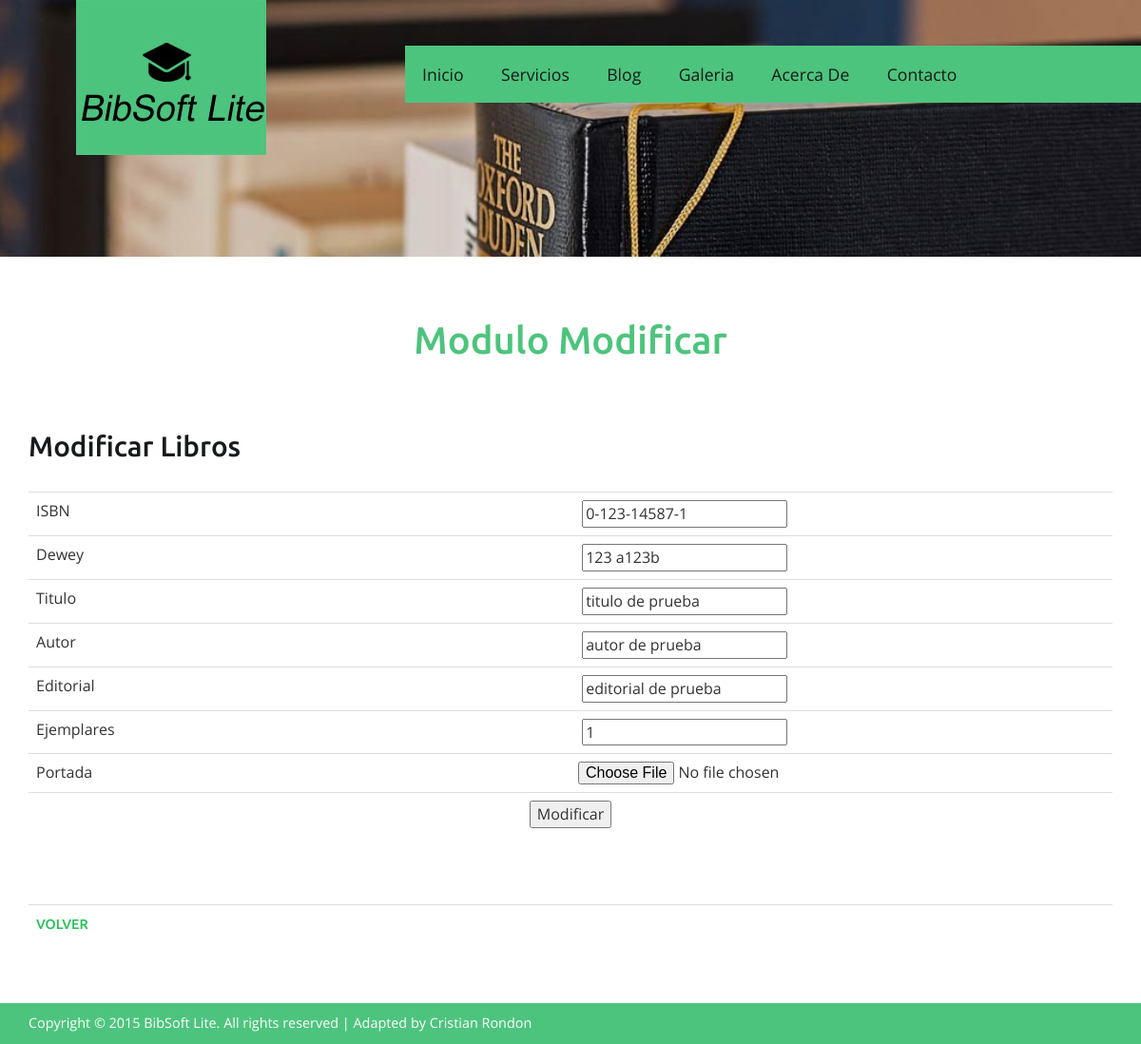
Page /modificar_libros.php?id=2 (signed in) on the committed database.
### tables this page shows
CREATE TABLE IF NOT EXISTS `libros` (
  `id_libro` int(9) NOT NULL AUTO_INCREMENT,
  `isbn` varchar(20) NOT NULL,
  `dewey` varchar(30) NOT NULL,
  `titulo` varchar(100) NOT NULL,
  `autor` varchar(100) NOT NULL,
  `editorial` varchar(100) NOT NULL,
  `ejemplares` int(4) NOT NULL,
  `imagen_libro` varchar(100) NOT NULL,
  PRIMARY KEY (`id_libro`)
);

### modificar_libros.php (the view, shortened to what this page needs)
<?Php
include("conexion.php");
$rst_libros=mysql_query("select * from libros WHERE id_libro=". $_REQUEST["id"]. ";" ,$conexion);
$fila_libro=mysql_fetch_array($rst_libros);
?>
<!DOCTYPE HTML>
<html>
<head>
<link href="css/bootstrap.css" rel='stylesheet' type='text/css' />
<link href="css/style.css" rel='stylesheet' type='text/css' />
<link rel="stylesheet" href="css/touchTouch.css" type="text/css" media="all" />
<link href="css/style.css" rel='stylesheet' type='text/css' />
</head>
<body>
<div class="banner2">
	 <div class="header">
	   <div class="logo">
				 <a href="#"><img src="images/logo.jpg" alt=""/></a>
	   </div>
	   <div class="top-menu"> <span class="menu"></span>
	     <ul class="navig">
	       <li><a href="index.php">Inicio</a></li>
	       <li><a href="servicios.php">Servicios</a></li>
	       <li><a href="blog.php">Blog</a></li>
	       <li><a href="galeria.php">Galeria</a></li>
	       <li><a href="acerca.php">Acerca De</a></li>
	       <li><a href="contacto.php">Contacto</a></li>
         </ul>
       </div>
  </div>
</div>
<div class="welcome">
	 <div class="container">
		 <h2>Modulo Modificar</h2>
	   <p>&nbsp;</p>
		 <div class="welcm_sec">
		   <div class="center-block">
			 <div class="campus_head">
					 <h3>Modificar Libros</h3>
			 </div>
			 <form name="Modificar_Libros" method="post" enctype="multipart/form-data" action="modificar.php?id=<?php echo $_REQUEST["id"]; ?>">
			   <div class="clearfix">
			     <div class="bs-example">
			       <table class="table">
			         <tr>
			           <td width="50%">ISBN</td>
			           <td width="50%"><label for="txt_isbn"></label>
                       <input name="txt_isbn" type="text" id="txt_isbn" required pattern="^(?:97[89]-)?[0-9]-[0-9]{3}-[0-9]{5}-[0-9]$" title="Si el ISBN es de 13 Digitos debe ser 978-x-xxx-xxxx-x Si el ISBN es de 10 Digitos debe ser 0-xxx-xxxxx-x" value="<?php echo $fila_libro["isbn"] ?>"></td>
		             </tr>
			         <tr>
			           <td>Dewey</td>
			           <td><label for="txt_dewey"></label>
		               <input name="txt_dewey" type="text" id="txt_dewey" required pattern="[a-zA-Z0-9]{3} [a-zA-Z][0-9]{2,3}[a-z]" title="El formato debe ser ABC/123 A123Z" value="<?php echo $fila_libro["dewey"] ?>"></td>
		             </tr>
			         <tr>
			           <td>Titulo</td>
			           <td><label for="txt_titulo"></label>
		               <input name="txt_titulo" type="text" id="txt_titulo" required value="<?php echo $fila_libro["titulo"] ?>"></td>
		             </tr>
			         <tr>
			           <td>Autor</td>
			           <td><label for="txt_autor"></label>
		               <input name="txt_autor" type="text" id="txt_autor" required value="<?php echo $fila_libro["autor"] ?>"></td>
		             </tr>
			         <tr>
			           <td>Editorial</td>
			           <td><label for="txt_editorial"></label>
		               <input name="txt_editorial" type="text" id="txt_editorial" required value="<?php echo $fila_libro["editorial"] ?>"></td>
		             </tr>
			         <tr>
			           <td>Ejemplares</td>
			           <td><label for="txt_ejemplares"></label>
		               <input name="txt_ejemplares" type="text" id="txt_ejemplares" maxlength="3" required pattern="^\d{1,3}$" title="Tiene que agregar al menos 1 ejemplar. Solo numeros positivos son Recibidos." value="<?php echo $fila_libro["ejemplares"] ?>"></td>
		             </tr>
                     <tr>
                     	<td>Portada</td>
                        <td>
                        <input name="fichero" type="file" class="casilla" id="fichero" size="35" required>
                        <input name="action" type="hidden" value="upload" /></td>
                     </tr>
			         <tr>
			           <td colspan="2" align="center"><input type="submit" class="sub-button" id="btnmodificar" value="Modificar"></td>
		             </tr>
		           </table>
		         </div>
		       </div>
		     </form>
<div class="more_info">
          <table width="50%" border="0" class="table">
            <tr>
              <td><a href="javascript:history.back(1)">Volver</a></td>
            </tr>
          </table>
</div>
		   </div>
	   </div>
  </div>
</div>
<div class="copywrite">
	 <div class="container">
		 <p>Copyright © 2015 BibSoft Lite. All rights reserved | Adapted by <a href="http://w3layouts.com">Cristian Rondon</a></p>
	 </div>
</div>
</body>
</html>

### css/style.css (style rules this page uses)
h4, h5, h6, h1, h2, h3 { margin: 0; }
ul, ol { margin: 0; padding:0; }
p { margin: 0; }
html, body { font-family: 'OpenSans-Regular'; font-size: 100%; background: #ffffff; }
body a { transition:0.5s all; -webkit-transition:0.5s all; -moz-transition:0.5s all; -o-transition:0.5s all; -ms-transition:0.5s all; }
.logo { float:left; margin-left:5em; }
.top-menu { float:right; background: #4dc47d; margin: 3em 0 0 0; padding:0 11em 0 0em; }
.top-menu ul li { display:inline-block; }
.top-menu ul li a { display:block; color:#181a1b; font-size:1.1em; padding:1em 1em; text-decoration:none; }
.welcome { padding:4em 0; }
.welcome h2 { font-family: 'Ubuntu-Medium'; font-size:2.5em; line-height:1.2em; text-align:center; color:#4dc47d; }
.welcm_sec { margin-top:3em; }
.campus_head { margin-bottom:2em; }
.campus_head h3,.testimonal h3,.news h3 { font-family: 'Ubuntu-Medium'; font-size:1.85em; color:#181a1b; margin-bottom:0.7em; }
.more_info { margin-top: 1.5em; }
.more_info a { display: inline-block; color: #26c159; text-decoration: none; font-family: 'Ubuntu-Medium'; font-size: 0.9em; text-transform:uppercase; }
.copywrite { background:#4dc47d; padding:0.7em; }
.copywrite p { color: #fff; font-size: 0.9em; text-align: left; }
.copywrite p a { color: #fff; }
.banner2 { background:url(../images/banner.jpg) no-repeat; background-size:cover; min-height:270px; }
.table { margin-bottom: 0; }
.sub-button { margin-bottom: 25px; }

### rows in the picture
libros: txt_isbn "0-123-14587-1", txt_dewey "123 a123b", txt_titulo "titulo de prueba", txt_autor "autor de prueba", txt_editorial "editorial de prueba", txt_ejemplares "1"
